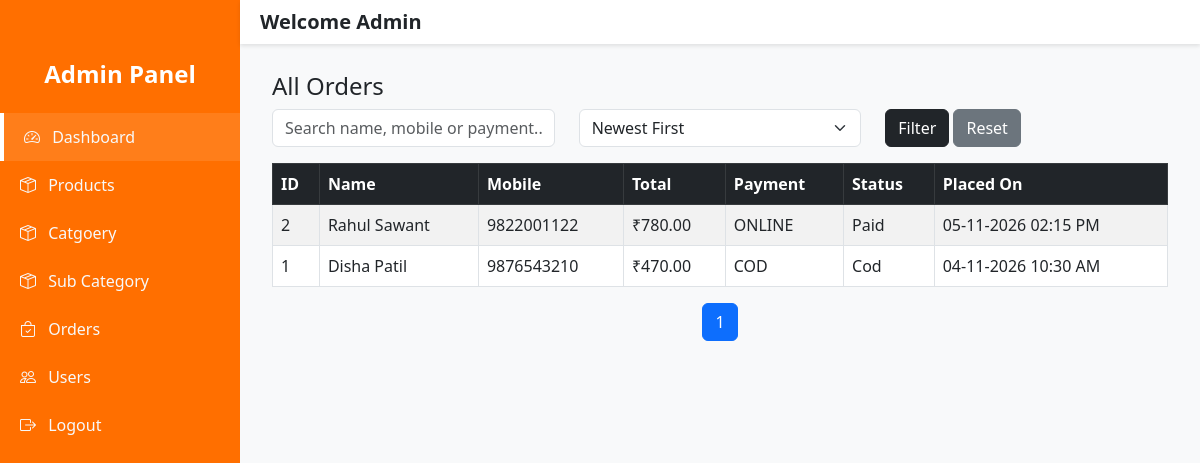
Page /admin/ordersList.php (signed in) on the committed database.
### tables this page shows
CREATE TABLE `orders` (
    `id` INT AUTO_INCREMENT PRIMARY KEY,
    `user_id` INT NOT NULL,
    `fullname` VARCHAR(255) NOT NULL,
    `mobile` VARCHAR(50) NOT NULL,
    `address` TEXT NOT NULL,
    `total` DECIMAL(10,2) NOT NULL,
    `payment_method` VARCHAR(50) NOT NULL,
    `status` VARCHAR(50) NOT NULL,
    `created_at` TIMESTAMP DEFAULT CURRENT_TIMESTAMP
);

### admin/ordersList.php (the view, shortened to what this page needs)
<?php
include('header.php');
$search = isset($_GET['search']) ? trim($_GET['search']) : '';
$sort = $_GET['sort'] ?? 'date_desc';
$sort_column = 'created_at';
$sort_order = 'DESC';
$limit = 5;
$page = isset($_GET['page']) ? (int)$_GET['page'] : 1;
$offset = ($page - 1) * $limit;
$count_sql = "SELECT COUNT(*) AS total FROM orders
              WHERE fullname LIKE '%$search%' OR mobile LIKE '%$search%' OR payment_method LIKE '%$search%'";
$count_result = mysqli_query($conn, $count_sql);
$total_rows = mysqli_fetch_assoc($count_result)['total'];
$total_pages = ceil($total_rows / $limit);
$sql = "SELECT * FROM orders
        WHERE fullname LIKE '%$search%' OR mobile LIKE '%$search%' OR payment_method LIKE '%$search%'
        ORDER BY $sort_column $sort_order
        LIMIT $offset, $limit";
$result = mysqli_query($conn, $sql);
?>
<div class="content pt-5">
    <div class="container mt-4">
        <h4>All Orders</h4>
        <form class="row mb-3" method="GET">
            <div class="col-md-4">
                <input type="text" name="search" value="<?= htmlspecialchars($search) ?>" class="form-control" placeholder="Search name, mobile or payment...">
            </div>
            <div class="col-md-4">
                <select name="sort" class="form-select" onchange="this.form.submit()">
                    <option value="date_desc" <?= $sort == 'date_desc' ? 'selected' : '' ?>>Newest First</option>
                </select>
            </div>
            <div class="col-md-4">
                <button type="submit" class="btn btn-dark">Filter</button>
                <a href="ordersList.php" class="btn btn-secondary">Reset</a>
            </div>
        </form>
        <div class="table-responsive">
        <table class="table table-bordered table-striped">
            <thead class="table-dark">
                <tr>
                    <th>ID</th>
                    <th>Name</th>
                    <th>Mobile</th>
                    <th>Total</th>
                    <th>Payment</th>
                    <th>Status</th>
                    <th>Placed On</th>
                </tr>
            </thead>
            <tbody>
                <?php if (mysqli_num_rows($result) > 0): ?>
                    <?php while ($row = mysqli_fetch_assoc($result)): ?>
                        <tr>
                            <td><?= $row['id'] ?></td>
                            <td><?= $row['fullname'] ?></td>
                            <td><?= $row['mobile'] ?></td>
                            <td>₹<?= number_format($row['total'], 2) ?></td>
                            <td><?= strtoupper($row['payment_method']) ?></td>
                            <td><?= ucfirst($row['status']) ?></td>
                            <td><?= date('d-m-Y h:i A', strtotime($row['created_at'])) ?></td>
                        </tr>
                    <?php endwhile; ?>
                <?php else: ?>
                    <tr><td colspan="7" class="text-center">No orders found.</td></tr>
                <?php endif; ?>
            </tbody>
        </table>
        </div>
        <nav>
            <ul class="pagination justify-content-center">
                <?php for ($i = 1; $i <= $total_pages; $i++): ?>
                    <li class="page-item <?= $i == $page ? 'active' : '' ?>">
                        <a class="page-link" href="?search=<?= urlencode($search) ?>&sort=<?= $sort ?>&page=<?= $i ?>"><?= $i ?></a>
                    </li>
                <?php endfor; ?>
            </ul>
        </nav>
    </div>
</div>
<?php include('footer.php'); ?>

### admin/header.php (style rules this page uses)
body { font-family: 'Segoe UI', sans-serif; background-color: #f8f9fa; overflow-x: hidden; }
.content { margin-left: 240px; padding: 20px; transition: margin-left 0.3s ease; }

### rows in the picture
orders: id "2", fullname "Rahul Sawant", mobile "9822001122", total "780.00", payment_method "ONLINE", status "Paid", created_at "05-11-2026 02:15 PM"
orders: id "1", fullname "Disha Patil", mobile "9876543210", total "470.00", payment_method "COD", status "Cod", created_at "04-11-2026 10:30 AM"
